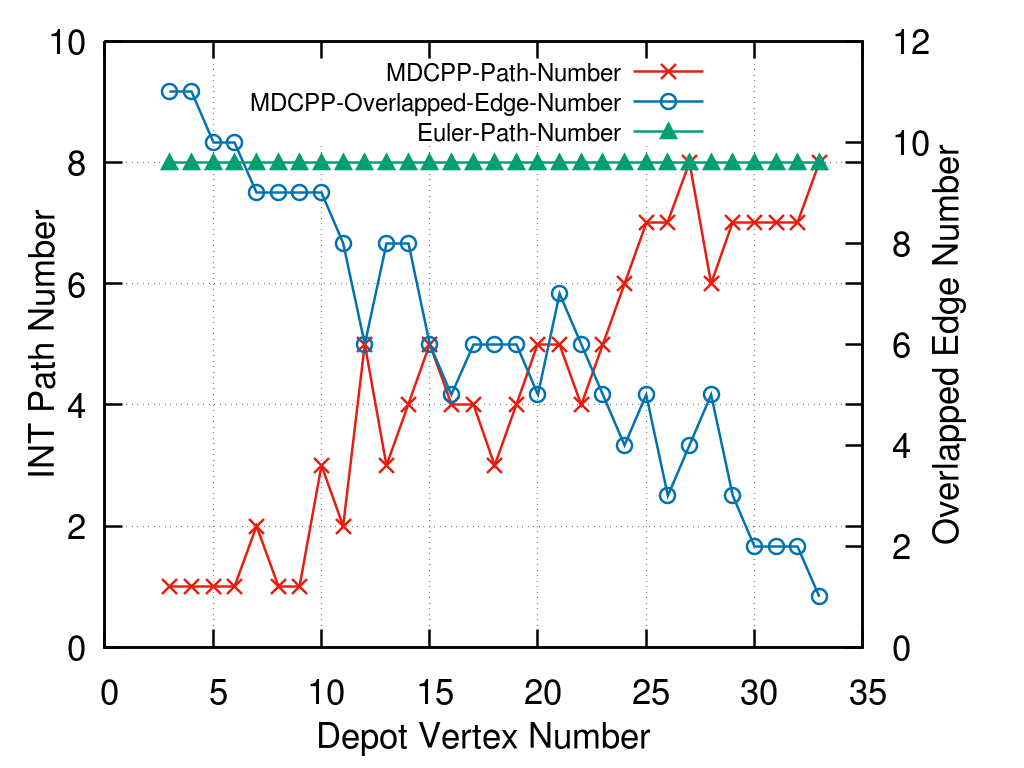

Generate this figure with gnuplot:
reset
set key center at 7, 9

set size ratio 0.8


set grid

set xlabel "Depot Vertex Number" offset 0,0.5
set ylabel "INT Path Number" offset 2.8,0
set y2label "Overlapped Edge Number" offset -1.8,0

set key left
set key font ",18"
set y2tics
set yrange [0:10]
set xrange [0:35]
set xtics 0,5,35
plot 'data1.txt' using 1:2 title"MDCPP-Path-Number" with linespoints ls 7 pt 2 pointsize 2.5,\
'data1.txt' using 1:3 title"MDCPP-Overlapped-Edge-Number" with linespoints ls 6 pointsize 2.5 axes x1y2,\
'data1.txt' using 1:4 title"Euler-Path-Number" with linespoints ls 8 pt 9 lc 10 pointsize 2.5

set terminal pngcairo size 1024,768 color solid linewidth 2.5 font "Helvetica,26"
set output "figure1.png"

replot

set output
